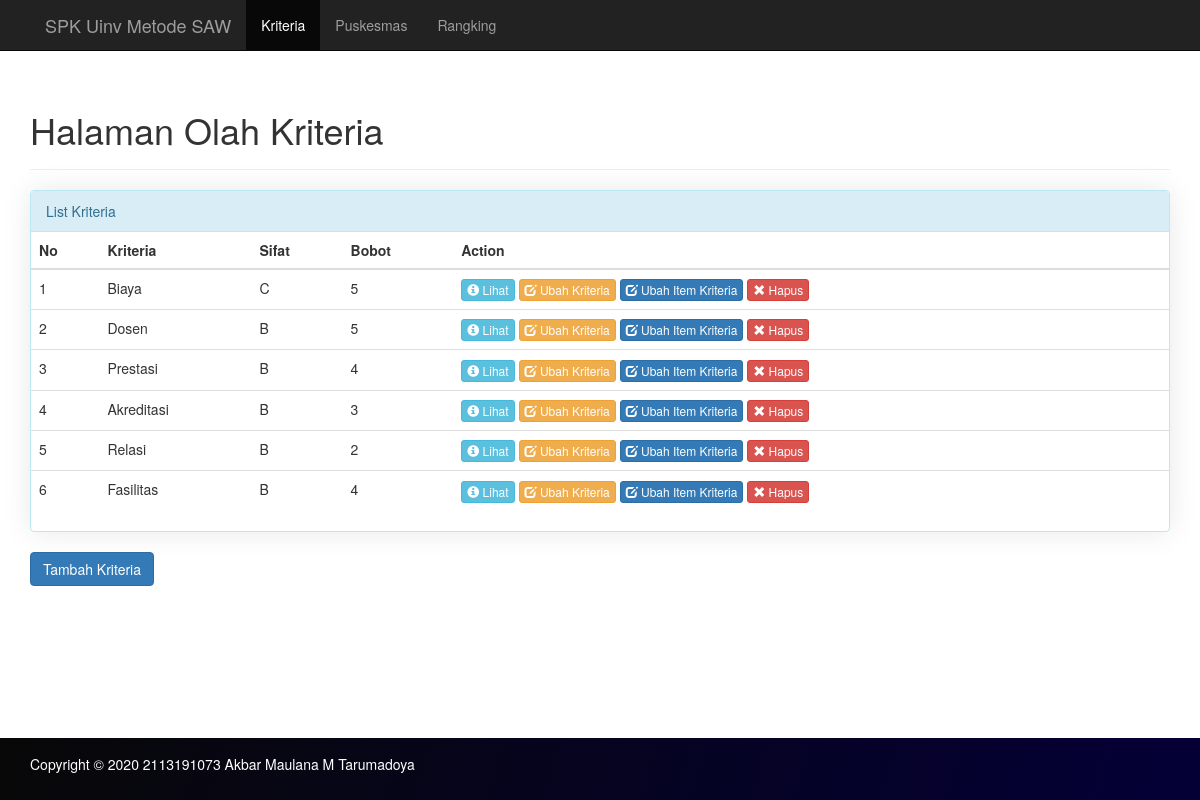
The page /index.php/kriteria on the database its author committed.
### tables this page shows
CREATE TABLE `kriteria` (
  `kdKriteria` int(11) NOT NULL,
  `kriteria` varchar(100) NOT NULL,
  `sifat` char(1) NOT NULL,
  `bobot` int(3) NOT NULL
);

### application/helpers/General_helper.php (called while the page is built, shortened)
<?php
if (!function_exists('loadPage')) {
	function loadPage($view, $vars = array())
	{
		$data['view'] = $view;
		$data['data'] = $vars;
		$CI = &get_instance();
		return $CI->load->view('layouts/layout', $data);
	}
}

### application/controllers/kriteria.php (called while the page is built, shortened)
<?php
class Kriteria extends MY_Controller
{
	public function index()
	{
		$data['kriteria'] = $this->MKriteria->getAll();
		loadPage('kriteria/index', $data);
	}
}

### index.php (called while the page is built, shortened)
<?php
require_once BASEPATH . 'core/CodeIgniter.php';

### application/models/MKriteria.php (called while the page is built, shortened)
<?php
class MKriteria extends CI_Model
{
	private function getTable()
	{
		return 'kriteria';
	}
	public function getAll()
	{
		$query = $this->db->get($this->getTable());
		if ($query->num_rows() > 0) {
			foreach ($query->result() as $row) {
				$kriterias[] = $row;
			}
			return $kriterias;
		}
	}
}

### application/views/kriteria/index.php (the view, shortened to what this page needs)
<div class="page-header">
	<h1>Halaman Olah Kriteria</h1>
</div>
<div class="col-lg-12">
	<div class="row">
		<div class="panel panel-info box-style-shadow">
			<div class="panel-heading">List Kriteria</div>
			<div class="panel-content">
				<div class="table-responsive">
					<table class="table table-hover">
						<thead>
							<tr>
								<th>No</th>
								<th>Kriteria</th>
								<th>Sifat</th>
								<th>Bobot</th>
								<th>Action</th>
							</tr>
						</thead>
						<tbody>
							<?php if ($kriteria) {
								$no = 1;
								foreach ($kriteria as $item) { ?>
									<tr>
										<td><?php echo $no++ ?></td>
										<td><?php echo $item->kriteria ?></td>
										<td><?php echo $item->sifat ?></td>
										<td><?php echo $item->bobot ?></td>
										<td>
											<button type="button" class="btn btn-info btn-xs" onclick="lihat_kriteria(<?php echo $item->kdKriteria; ?>)">
												<span class="glyphicon glyphicon-info-sign" aria-hidden="true"></span> Lihat
											</button>
											<button type="button" class="btn btn-warning btn-xs" onclick="edit_kriteria(<?php echo $item->kdKriteria; ?>)">
												<span class="glyphicon glyphicon-edit" aria-hidden="true"></span> Ubah Kriteria
											</button>
											<button type="button" class="btn btn-primary btn-xs" onclick="edit_item_kriteria(<?php echo $item->kdKriteria; ?>)">
												<span class="glyphicon glyphicon-edit" aria-hidden="true"></span> Ubah Item
												Kriteria
											</button>
											<button type="button" data-toggle="modal" class="btn btn-danger btn-xs" data-target="#modalDelete">
												<span class="glyphicon glyphicon-remove" aria-hidden="true"></span> Hapus
											</button>
										</td>
									</tr>
								<?php }
							} ?>
						</tbody>
					</table>
				</div>
			</div>
		</div>
	</div>
	<div class="row">
		<div class="form-group">
			<a href="<?php echo site_url('kriteria/tambah') ?>" type="button" class="btn btn-primary">Tambah
				Kriteria</a>
		</div>
	</div>
</div>

### application/views/layouts/layout.php (style rules this page uses)
body { padding-top: 70px; }
.box-style-shadow { box-shadow: 0px 0px 30px -1px rgba(0, 0, 0, 0.1); -webkit-box-shadow: 0px 0px 30px -1px rgba(0, 0, 0, 0.1); -moz-box-shadow: 0px 0px 30px -1px rgba(0, 0, 0, 0.1); }

### rows shown on the page
kriteria: kriteria "Biaya", sifat "C", bobot "5"
kriteria: kriteria "Dosen", sifat "B", bobot "5"
kriteria: kriteria "Prestasi", sifat "B", bobot "4"
kriteria: kriteria "Akreditasi", sifat "B", bobot "3"
kriteria: kriteria "Relasi", sifat "B", bobot "2"
kriteria: kriteria "Fasilitas", sifat "B", bobot "4"
